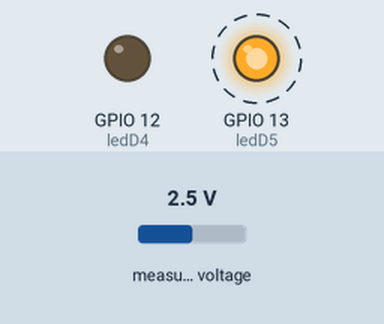
Recording of a sketch running on a simulated ESP32-C3. Shown: output pins drawn as LEDs (lit = HIGH). Dashed ring = blinking. The test bench sets the inputs (shaded band); at power-on: measured voltage 2.5 V. Storage starts empty; what the sketch prints to the serial monitor is not drawn.

Above: at 3.5 s.
Timing chart, 0 to 6.3 s (numbered marks = the images above):
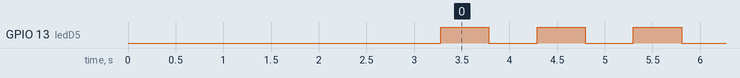

The sketch:

riscvC.ino
```cpp
/**************************************************************************************
* Título: Controle PID para planta de processos contínuos                             *
* Autor: André Roberto da Silva                                                       *
* Plataforma: LuatOS                                                                  *
* MCU: ESP32C3                                                                        *
* Núcleo: RISCV                                                                       *
**************************************************************************************/

// bibliotecas
#include <PID_v1.h>
#include <Wire.h>
#include <Adafruit_ADS1X15.h>
#include <Adafruit_MCP4725.h>
#include <SPI.h>
#include <SD.h>
#include "FS.h"

// variáveis globais
bool modo = 0, incrementarSetpoint = true;
int contadorSetpoint = 0;
double setpoint = 10, processValue, controlVariable;
double kp = 45, ki = 9.91, kd = 51.08, ajusteEntrada = 1, ajusteSaida = 1;
unsigned long tempoAtual = 0, tempoAnterior = 0;
unsigned long intervalo = 500;
String dados = "";

// objeto para controle PID
PID controlePID(&processValue, &controlVariable, &setpoint, kp, ki, kd, DIRECT);

// objeto para leitura de nível
Adafruit_ADS1115 ads;

// objeto para controle do inversor
Adafruit_MCP4725 mcp;

// objeto para arquivo de dados
File dataFile;

// saídas digitais
int ledD4 = 12;
int ledD5 = 13;

void setup() {
  // inicialização
  Serial.begin(115200);
  delay(3000);
  Serial.println("Inicializando...");

  // configura e inicializa as saídas digitais
  pinMode(ledD4, OUTPUT);
  pinMode(ledD5, OUTPUT);
  digitalWrite(ledD4, LOW);
  digitalWrite(ledD5, LOW);

  while (!inicializacao()){
    digitalWrite(ledD5, !digitalRead(ledD5));
    delay(250);
  }

  // configura controle PID
  controlePID.SetTunings(kp, ki, kd);
  controlePID.SetOutputLimits(0, 100);
  controlePID.SetMode(AUTOMATIC);
}

void loop() {
  processValue = medirNivel();
  controlePID.SetTunings(kp, ki, kd);
  controlePID.Compute();
  ajustarInversor(controlVariable);

  // ledD5 heart inverte o estado a cada 500 ms
  // registro de valores a cada 500 ms
  // altera o SP a cada 5 minutos
  tempoAtual = millis();
  if (tempoAtual - tempoAnterior >= intervalo)
  {
    tempoAnterior = tempoAtual;
    digitalWrite(ledD5, !digitalRead(ledD5));

    // se modo 0 envia valores via serial
    // se modo 1 salva valores no cartão SD
    modo ? salvarDadosSD(SD, "/dados.csv") : enviarValores();

    // altera o SP entre o intervalo de 10 a 70 com incrementos/decrementos de 10
    if (contadorSetpoint < 600)
      contadorSetpoint++;
    else{
      contadorSetpoint = 0;
      // se chegou no sp mínimo de teste
      if (setpoint <= 10 && !incrementarSetpoint){
        incrementarSetpoint = true;
      }
      // se chegou no sp máximo de teste
      if (setpoint >= 70 && incrementarSetpoint){
        incrementarSetpoint = false;
      }

      // incrementa ou decramenta o sp
      if (setpoint < 70 && incrementarSetpoint)
        setpoint += 10;
      else if (setpoint > 10 && !incrementarSetpoint)
        setpoint -= 10;
    }
  }

  // ajusta valores via serial
  if (Serial.available() > 0) Serial.read() == '0' ? modo = false : modo = true;

}
```

funcoesAuxiliares.ino
```cpp
// pinos de conexão SPI
const int _SCK = 2;
const int _MISO = 10;
const int _MOSI = 3;
const int _CS = 7;

bool inicializacao(){
  // inicializa I2C
  Wire.begin(4, 5);
  delay(250);

  // inicializa SPI
  SPI.begin(_SCK, _MISO, _MOSI, _CS);

  // rotina de inicialização ADS1115
  // ganho 1x   +/- 4.096V  1 bit = 2mV      0.125mV
  ads.setGain(GAIN_ONE);
  if (!ads.begin(0x48)) {
    Serial.println("Falha ao inicializar AD!");
    return false;
  }
  Serial.println("AD inicializado com sucesso!");

  // rotina de inicialização DA MCP4725
  if (!mcp.begin(0x60)) {
    Serial.println("Falha ao inicializar DA!");
    return false;
  }
  mcp.setVoltage(0, false);
  Serial.println("DA inicializado com sucesso!");

  // rotina de inicialização SD Card
  if (!SD.begin(_CS)){
    Serial.println("Falha ao inicializar SD Card!");
    return false;
  }
  Serial.println("SD Card inicializado com sucesso!");

  return true;
}

// função para medição do nível
// retorno 0 a 100 ou -1 erro
double medirNivel(){
  int16_t adc0 = ads.readADC_SingleEnded(0);
  float tensao = ads.computeVolts(adc0);
  // 4 mA = 0 - 20 mA = 100
  double nivel = ((tensao * 6.667) - 4) * 6.25 * ajusteEntrada;
  // se houve erro na leitura
  if (nivel < 0 || nivel > 100) return -1;
  return nivel;
}

void ajustarInversor(double saida){
  // se valor inválido
  if (saida < 0 || saida > 100)
    mcp.setVoltage(uint32_t(0), false);
  else{
    // ajusta a tensão de saída
    double tensao = saida * 0.03 * ajusteSaida;
    // converte 0 a 3.3 V para 0 a 4095 (12 bits)
    double aux = ((tensao / 3) * 4095.0);
    mcp.setVoltage(uint32_t(aux), false);
  }
}

void formatarDados(double processValue, double controlVariable, double setpoint, double kp, double ki, double kd){
  dados = "";
  dados = dados + millis() + "," + processValue + "," + controlVariable + "," + setpoint + "," + kp + "," + ki + "," + kd;
}

void enviarValores(){
  formatarDados(processValue, controlVariable, setpoint, kp, ki, kd);
  Serial.println(dados);
}

void salvarDadosSD(fs::FS &fs, const char *path){
  formatarDados(processValue, controlVariable, setpoint, kp, ki, kd);
  // cria objeto para abertura de arquivo csv
  dataFile = fs.open(path, FILE_APPEND);
  if (dataFile){
    dataFile.print(dados);
    dataFile.close();
  }
}
```

Measured:
- by itself, GPIO 13 (ledD5): alternates HIGH for 0.51 s and LOW for 0.51 s
